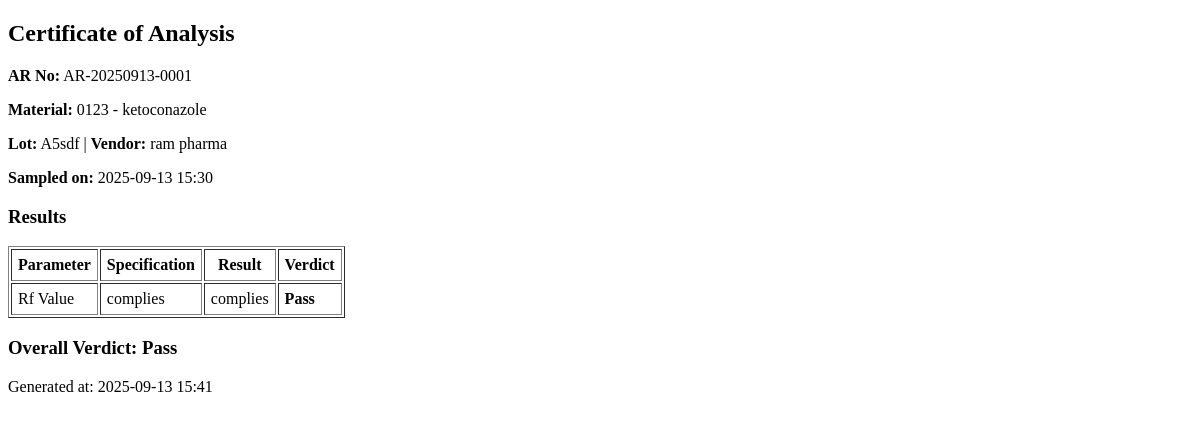
Page /qc/coa/2 (signed in) on the earlier database version.
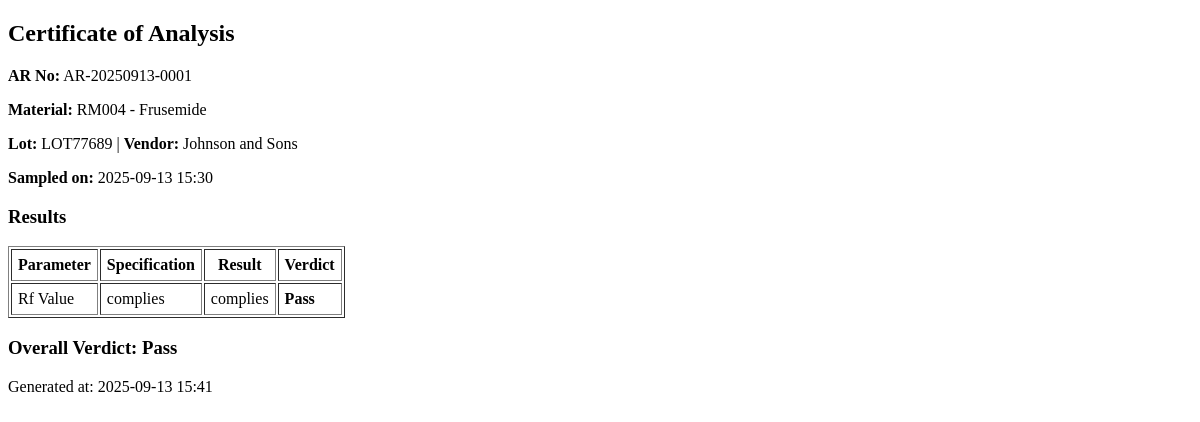
Same page on the later database version.
### models.py (models this page shows, shortened)
class RawMaterial(db.Model):
    __tablename__ = "raw_material"
    id = db.Column(db.Integer, primary_key=True)
    material_code = db.Column(db.String(50), nullable=False, index=True)
    material_name = db.Column(db.String(200), nullable=False)
    lot_no = db.Column(db.String(100), nullable=False, index=True)
    vendor = db.Column(db.String(200))
    received_qty = db.Column(db.Float)  # keep numeric for analytics
    unit = db.Column(db.String(20))
    received_date = db.Column(db.DateTime, default=datetime.utcnow)
    status = db.Column(db.String(30), default="Pending Sampling")  # Pending Sampling | Sampled | Testing | Pass | Fail
    samples = db.relationship("QCSample", backref="material", lazy=True, cascade="all, delete-orphan")
    specs = db.relationship("Specification", backref="material", lazy=True, cascade="all, delete-orphan")

### app.py (the view)
@app.route("/qc/coa/<int:sample_id>")
def qc_view_coa(sample_id):
    if not require_qc_or_admin():
        return redirect(url_for("login"))
    s = QCSample.query.get_or_404(sample_id)
    m = s.material
    specs = Specification.query.filter_by(material_id=m.id).all()
    results = TestResult.query.filter_by(sample_id=sample_id).all()
    return render_template("qc_coa.html", m=m, s=s, specs=specs, results=results, coa=s.coa)

### app.py (called while the page is built)
def require_qc_or_admin():
    if not session.get("user_id"):
        return False
    return session.get("designation") in ("QC", "Admin")

### templates/qc_coa.html
<!DOCTYPE html>
<html>
<head><meta charset="UTF-8"><title>COA - {{ s.ar_no }}</title></head>
<body>
  <h2>Certificate of Analysis</h2>
  <p><b>AR No:</b> {{ s.ar_no }}</p>
  <p><b>Material:</b> {{ m.material_code }} - {{ m.material_name }}</p>
  <p><b>Lot:</b> {{ m.lot_no }} | <b>Vendor:</b> {{ m.vendor }}</p>
  <p><b>Sampled on:</b> {{ s.sample_date.strftime('%Y-%m-%d %H:%M') }}</p>
  <h3>Results</h3>
  <table border="1" cellpadding="6">
    <tr><th>Parameter</th><th>Specification</th><th>Result</th><th>Verdict</th></tr>
    {% for r in results %}
      <tr>
        <td>{{ r.parameter }}</td>
        <td>
          {% for sp in specs if sp.parameter == r.parameter %}
            {% if sp.textual_limit %} {{ sp.textual_limit }}
            {% else %}
              {{ sp.lower_limit if sp.lower_limit is not none else "" }} – {{ sp.upper_limit if sp.upper_limit is not none else "" }} {{ sp.unit or "" }}
            {% endif %}
          {% endfor %}
        </td>
        <td>
          {% if r.result_text %} {{ r.result_text }}
          {% else %} {{ r.result_value }} {{ r.unit or "" }}
          {% endif %}
        </td>
        <td><b>{{ r.verdict }}</b></td>
      </tr>
    {% endfor %}
  </table>
  <h3>Overall Verdict: {{ coa.overall_verdict }}</h3>
  <p>Generated at: {{ coa.generated_at.strftime('%Y-%m-%d %H:%M') }}</p>
</body>
</html>

Differences in the rows shown:
changed RawMaterial: material_code "0123" → "RM004"; material_name "ketoconazole" → "Frusemide"; lot_no "A5sdf" → "LOT77689"; vendor "ram pharma" → "Johnson and Sons"
